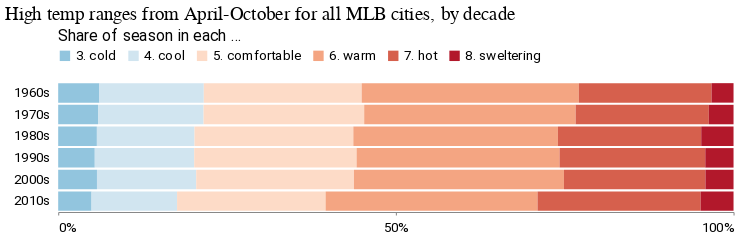

The cell this chart's notebook holds for it:
### Code cell
alt.Chart(decades_categories_mlb).mark_bar().encode(
    x=alt.X(
        "count",
        title="",
        axis=alt.Axis(format="%", tickCount=3),
        stack="normalize",
        sort=[
            "3. cold",
            "4. cool",
            "5. comfortable",
            "6. warm",
            "7. hot",
            "8. sweltering",
        ],
    ),
    y=alt.Y("decade", title=""),
    color=alt.Color(
        "high_category",
        title="Share of season in each category",
        scale=alt.Scale(
            domain=[
                "3. cold",
                "4. cool",
                "5. comfortable",
                "6. warm",
                "7. hot",
                "8. sweltering",
            ],
            range=[
                # "#2166ac",
                # "#4393c3",
                "#92c5de",
                "#d1e5f0",
                "#fddbc7",
                "#f4a582",
                "#d6604d",
                "#b2182b",
            ],
        ),
    ),
).properties(
    width=650,
    height=125,
    title="High temp ranges from April-October for all MLB cities, by decade",
).configure_legend(
    orient="top"
)

### Figure 1 — Vega-Lite specification as saved in the notebook (floating-point values rounded to 4 significant figures)
{"config": {"view": {"width": 800, "height": 450, "strokeOpacity": 0}, "background": "#ffffff", "title": {"anchor": "start", "font": "Summit Sans", "fontColor": "palette[\"black\"]", "fontSize": 18, "fontWeight": "normal"}, "arc": {"fill": "#00d4d8"}, "area": {"fill": "#00d4d8"}, "line": {"stroke": "#00d4d8", "strokeWidth": 3}, "path": {"stroke": "#00d4d8"}, "rect": {"fill": "#00d4d8"}, "shape": {"stroke": "#00d4d8"}, "bar": {"fill": "#00d4d8"}, "point": {"stroke": "#00d4d8"}, "symbol": {"fill": "#00d4d8", "size": 30}, "axis": {"titleFont": "Roboto", "titleFontSize": 15, "titleFontWeight": "normal", "labelFont": "Roboto, sans", "labelFontSize": 13, "labelFontWeight": "normal"}, "axisX": {"labelAngle": 0, "labelPadding": 6, "tickSize": 3, "grid": false}, "axisY": {"labelBaseline": "middle", "maxExtent": 45, "minExtent": 45, "titleAlign": "left", "titleAngle": 0, "titleX": -45, "titleY": -11, "domainOpacity": 0, "gridWidth": 0.6, "gridColor": "#dddddd", "offset": 6, "tickSize": 0, "titleColor": "#767676"}, "legend": {"titleFont": "Roboto", "titleFontSize": 15, "titleFontWeight": "normal", "symbolType": "square", "labelFont": "Roboto, sans", "labelFontSize": 13, "orient": "top"}, "range": {"category": ["#005f66", "#e37e2d", "#d64a3b", "#76b0ef", "#c1bc40"], "diverging": ["#e68a4f", "#f4bb6a", "#f9e39c", "#dadfe2", "#a6b7c6", "#849eae"], "heatmap": ["#7ff6f6", "#00eeef", "#00d4d8", "#00abb2", "#00848b", "#fbf2c7", "#00363d"], "ordinal": ["#7ff6f6", "#00eeef", "#00d4d8", "#00abb2", "#00848b", "#fbf2c7", "#00363d"], "ramp": ["#7ff6f6", "#00eeef", "#00d4d8", "#00abb2", "#00848b", "#fbf2c7", "#00363d"]}}, "data": {"name": "data-cb72b502685370b5740c7167bec2e39b"}, "mark": "bar", "encoding": {"color": {"field": "high_category", "scale": {"domain": ["3. cold", "4. cool", "5. comfortable", "6. warm", "7. hot", "8. sweltering"], "range": ["#92c5de", "#d1e5f0", "#fddbc7", "#f4a582", "#d6604d", "#b2182b"]}, "title": "Share of season in each category", "type": "nominal"}, "x": {"axis": {"format": "%", "tickCount": 3}, "field": "count", "sort": ["3. cold", "4. cool", "5. comfortable", "6. warm", "7. hot", "8. sweltering"], "stack": "normalize", "title": "", "type": "quantitative"}, "y": {"field": "decade", "title": "", "type": "nominal"}}, "height": 125, "title": "High temp ranges from April-October for all MLB cities, by decade", "width": 650, "$schema": "https://vega.github.io/schema/vega-lite/v4.17.0.json", "datasets": {"data-cb72b502685370b5740c7167bec2e39b": [{"decade": "1960s", "high_category": "3. cold", "count": 3438, "decade_share": 0.061}, {"decade": "1960s", "high_category": "4. cool", "count": 8707, "decade_share": 0.1546}, {"decade": "1960s", "high_category": "5. comfortable", "count": 13167, "decade_share": 0.2338}, {"decade": "1960s", "high_category": "6. warm", "count": 18113, "decade_share": 0.3216}, {"decade": "1960s", "high_category": "7. hot", "count": 11066, "decade_share": 0.1965}, {"decade": "1960s", "high_category": "8. sweltering", "count": 1834, "decade_share": 0.0326}, {"decade": "1970s", "high_category": "3. cold", "count": 3226, "decade_share": 0.059}, {"decade": "1970s", "high_category": "4. cool", "count": 8543, "decade_share": 0.1563}, {"decade": "1970s", "high_category": "5. comfortable", "count": 13000, "decade_share": 0.2378}, {"decade": "1970s", "high_category": "6. warm", "count": 17117, "decade_share": 0.3131}, {"decade": "1970s", "high_category": "7. hot", "count": 10777, "decade_share": 0.1971}, {"decade": "1970s", "high_category": "8. sweltering", "count": 2002, "decade_share": 0.0366}, {"decade": "1980s", "high_category": "3. cold", "count": 3284, "decade_share": 0.0573}, {"decade": "1980s", "high_category": "4. cool", "count": 8284, "decade_share": 0.1445}, {"decade": "1980s", "high_category": "5. comfortable", "count": 13478, "decade_share": 0.2352}, {"decade": "1980s", "high_category": "6. warm", "count": 17360, "decade_share": 0.3029}, {"decade": "1980s", "high_category": "7. hot", "count": 12162, "decade_share": 0.2122}, {"decade": "1980s", "high_category": "8. sweltering", "count": 2741, "decade_share": 0.0478}, {"decade": "1990s", "high_category": "3. cold", "count": 3073, "decade_share": 0.0542}, {"decade": "1990s", "high_category": "4. cool", "count": 8349, "decade_share": 0.1472}, {"decade": "1990s", "high_category": "5. comfortable", "count": 13638, "decade_share": 0.2405}, {"decade": "1990s", "high_category": "6. warm", "count": 17042, "decade_share": 0.3005}, {"decade": "1990s", "high_category": "7. hot", "count": 12240, "decade_share": 0.2158}, {"decade": "1990s", "high_category": "8. sweltering", "count": 2371, "decade_share": 0.0418}, {"decade": "2000s", "high_category": "3. cold", "count": 3317, "decade_share": 0.0574}, {"decade": "2000s", "high_category": "4. cool", "count": 8486, "decade_share": 0.1469}, {"decade": "2000s", "high_category": "5. comfortable", "count": 13494, "decade_share": 0.2336}, {"decade": "2000s", "high_category": "6. warm", "count": 17954, "decade_share": 0.3109}, {"decade": "2000s", "high_category": "7. hot", "count": 12105, "decade_share": 0.2096}, {"decade": "2000s", "high_category": "8. sweltering", "count": 2401, "decade_share": 0.0416}, {"decade": "2010s", "high_category": "3. cold", "count": 2853, "decade_share": 0.0494}, {"decade": "2010s", "high_category": "4. cool", "count": 7315, "decade_share": 0.1266}, {"decade": "2010s", "high_category": "5. comfortable", "count": 12703, "decade_share": 0.2199}, {"decade": "2010s", "high_category": "6. warm", "count": 18129, "decade_share": 0.3139}, {"decade": "2010s", "high_category": "7. hot", "count": 13947, "decade_share": 0.2415}, {"decade": "2010s", "high_category": "8. sweltering", "count": 2815, "decade_share": 0.0487}]}}
